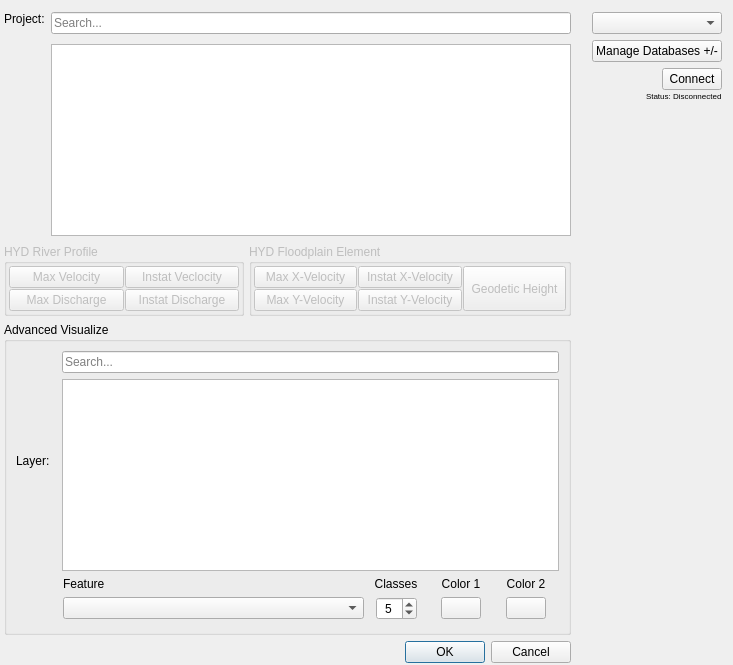
<?xml version="1.0" encoding="UTF-8"?>
<ui version="4.0">
 <class>Dialog</class>
 <widget class="QDialog" name="Dialog">
  <property name="windowModality">
   <enum>Qt::NonModal</enum>
  </property>
  <property name="enabled">
   <bool>true</bool>
  </property>
  <property name="geometry">
   <rect>
    <x>0</x>
    <y>0</y>
    <width>768</width>
    <height>457</height>
   </rect>
  </property>
  <property name="sizePolicy">
   <sizepolicy hsizetype="Expanding" vsizetype="Expanding">
    <horstretch>0</horstretch>
    <verstretch>0</verstretch>
   </sizepolicy>
  </property>
  <property name="minimumSize">
   <size>
    <width>500</width>
    <height>400</height>
   </size>
  </property>
  <property name="maximumSize">
   <size>
    <width>16777215</width>
    <height>16777215</height>
   </size>
  </property>
  <property name="windowTitle">
   <string>Quick Visualize</string>
  </property>
  <property name="toolTip">
   <string/>
  </property>
  <property name="layoutDirection">
   <enum>Qt::LeftToRight</enum>
  </property>
  <property name="sizeGripEnabled">
   <bool>false</bool>
  </property>
  <property name="modal">
   <bool>false</bool>
  </property>
  <layout class="QGridLayout" name="gridLayout">
   <property name="sizeConstraint">
    <enum>QLayout::SetFixedSize</enum>
   </property>
   <property name="leftMargin">
    <number>4</number>
   </property>
   <property name="topMargin">
    <number>2</number>
   </property>
   <property name="bottomMargin">
    <number>2</number>
   </property>
   <property name="spacing">
    <number>6</number>
   </property>
   <item row="5" column="0">
    <widget class="QgsCollapsibleGroupBox" name="groupBox_main">
     <property name="minimumSize">
      <size>
       <width>0</width>
       <height>0</height>
      </size>
     </property>
     <property name="toolTip">
      <string>Advanced visualization settings</string>
     </property>
     <property name="title">
      <string>Advanced Visualize</string>
     </property>
     <property name="collapsed">
      <bool>true</bool>
     </property>
     <property name="saveCollapsedState">
      <bool>false</bool>
     </property>
     <layout class="QGridLayout" name="gridLayout_3">
      <property name="sizeConstraint">
       <enum>QLayout::SetDefaultConstraint</enum>
      </property>
      <property name="leftMargin">
       <number>9</number>
      </property>
      <property name="topMargin">
       <number>9</number>
      </property>
      <item row="0" column="0">
       <layout class="QHBoxLayout" name="horizontalLayout">
        <property name="topMargin">
         <number>0</number>
        </property>
        <property name="bottomMargin">
         <number>0</number>
        </property>
        <item>
         <widget class="QLabel" name="layer_label">
          <property name="minimumSize">
           <size>
            <width>40</width>
            <height>15</height>
           </size>
          </property>
          <property name="maximumSize">
           <size>
            <width>60</width>
            <height>20</height>
           </size>
          </property>
          <property name="text">
           <string>Layer:</string>
          </property>
         </widget>
        </item>
        <item>
         <layout class="QVBoxLayout" name="verticalLayout_3">
          <item>
           <widget class="QLineEdit" name="EditText_Search_Layers">
            <property name="placeholderText">
             <string>Search...</string>
            </property>
           </widget>
          </item>
          <item>
           <widget class="QListWidget" name="listView_Layers">
            <property name="styleSheet">
             <string notr="true">QListWidget::item:selected:!active {
     foreground: #FFFFFF;
    background: #0f81dc;
}</string>
            </property>
           </widget>
          </item>
         </layout>
        </item>
       </layout>
      </item>
      <item row="1" column="0">
       <layout class="QGridLayout" name="gridLayout_2" rowstretch="0,0">
        <property name="leftMargin">
         <number>47</number>
        </property>
        <property name="topMargin">
         <number>0</number>
        </property>
        <property name="bottomMargin">
         <number>3</number>
        </property>
        <property name="horizontalSpacing">
         <number>0</number>
        </property>
        <property name="verticalSpacing">
         <number>6</number>
        </property>
        <item row="0" column="3" alignment="Qt::AlignHCenter|Qt::AlignVCenter">
         <widget class="QLabel" name="label_5">
          <property name="sizePolicy">
           <sizepolicy hsizetype="Expanding" vsizetype="Expanding">
            <horstretch>0</horstretch>
            <verstretch>0</verstretch>
           </sizepolicy>
          </property>
          <property name="minimumSize">
           <size>
            <width>60</width>
            <height>0</height>
           </size>
          </property>
          <property name="text">
           <string>Color 2</string>
          </property>
          <property name="alignment">
           <set>Qt::AlignCenter</set>
          </property>
         </widget>
        </item>
        <item row="0" column="1" alignment="Qt::AlignHCenter|Qt::AlignVCenter">
         <widget class="QLabel" name="label_3">
          <property name="sizePolicy">
           <sizepolicy hsizetype="Expanding" vsizetype="Preferred">
            <horstretch>0</horstretch>
            <verstretch>0</verstretch>
           </sizepolicy>
          </property>
          <property name="minimumSize">
           <size>
            <width>60</width>
            <height>0</height>
           </size>
          </property>
          <property name="text">
           <string>Classes</string>
          </property>
          <property name="alignment">
           <set>Qt::AlignCenter</set>
          </property>
         </widget>
        </item>
        <item row="1" column="0" alignment="Qt::AlignVCenter">
         <widget class="QComboBox" name="combobox_feature">
          <property name="sizePolicy">
           <sizepolicy hsizetype="Minimum" vsizetype="Preferred">
            <horstretch>0</horstretch>
            <verstretch>0</verstretch>
           </sizepolicy>
          </property>
          <property name="minimumSize">
           <size>
            <width>301</width>
            <height>0</height>
           </size>
          </property>
         </widget>
        </item>
        <item row="1" column="1" alignment="Qt::AlignHCenter|Qt::AlignVCenter">
         <widget class="QSpinBox" name="spinbox_classes">
          <property name="sizePolicy">
           <sizepolicy hsizetype="Maximum" vsizetype="Fixed">
            <horstretch>0</horstretch>
            <verstretch>0</verstretch>
           </sizepolicy>
          </property>
          <property name="alignment">
           <set>Qt::AlignCenter</set>
          </property>
          <property name="value">
           <number>5</number>
          </property>
         </widget>
        </item>
        <item row="0" column="2" alignment="Qt::AlignHCenter|Qt::AlignVCenter">
         <widget class="QLabel" name="label_4">
          <property name="sizePolicy">
           <sizepolicy hsizetype="Expanding" vsizetype="Preferred">
            <horstretch>0</horstretch>
            <verstretch>0</verstretch>
           </sizepolicy>
          </property>
          <property name="minimumSize">
           <size>
            <width>60</width>
            <height>0</height>
           </size>
          </property>
          <property name="text">
           <string>Color 1</string>
          </property>
          <property name="alignment">
           <set>Qt::AlignCenter</set>
          </property>
         </widget>
        </item>
        <item row="0" column="0" alignment="Qt::AlignLeft">
         <widget class="QLabel" name="label_2">
          <property name="sizePolicy">
           <sizepolicy hsizetype="Expanding" vsizetype="Expanding">
            <horstretch>0</horstretch>
            <verstretch>0</verstretch>
           </sizepolicy>
          </property>
          <property name="text">
           <string>Feature</string>
          </property>
         </widget>
        </item>
        <item row="1" column="2" alignment="Qt::AlignHCenter|Qt::AlignVCenter">
         <widget class="QPushButton" name="color_selection_1">
          <property name="sizePolicy">
           <sizepolicy hsizetype="Minimum" vsizetype="Minimum">
            <horstretch>0</horstretch>
            <verstretch>0</verstretch>
           </sizepolicy>
          </property>
          <property name="minimumSize">
           <size>
            <width>22</width>
            <height>22</height>
           </size>
          </property>
          <property name="styleSheet">
           <string notr="true"/>
          </property>
          <property name="text">
           <string/>
          </property>
          <property name="iconSize">
           <size>
            <width>0</width>
            <height>0</height>
           </size>
          </property>
          <property name="default">
           <bool>false</bool>
          </property>
          <property name="flat">
           <bool>false</bool>
          </property>
         </widget>
        </item>
        <item row="1" column="3" alignment="Qt::AlignHCenter|Qt::AlignVCenter">
         <widget class="QPushButton" name="color_selection_2">
          <property name="sizePolicy">
           <sizepolicy hsizetype="Minimum" vsizetype="Minimum">
            <horstretch>0</horstretch>
            <verstretch>0</verstretch>
           </sizepolicy>
          </property>
          <property name="minimumSize">
           <size>
            <width>22</width>
            <height>22</height>
           </size>
          </property>
          <property name="styleSheet">
           <string notr="true"/>
          </property>
          <property name="text">
           <string/>
          </property>
         </widget>
        </item>
       </layout>
      </item>
     </layout>
    </widget>
   </item>
   <item row="19" column="0">
    <widget class="QDialogButtonBox" name="button_box">
     <property name="orientation">
      <enum>Qt::Horizontal</enum>
     </property>
     <property name="standardButtons">
      <set>QDialogButtonBox::Cancel|QDialogButtonBox::Ok</set>
     </property>
    </widget>
   </item>
   <item row="1" column="0">
    <layout class="QHBoxLayout" name="horizontalLayout_2">
     <property name="topMargin">
      <number>10</number>
     </property>
     <property name="bottomMargin">
      <number>2</number>
     </property>
     <item alignment="Qt::AlignTop">
      <widget class="QLabel" name="project_label">
       <property name="enabled">
        <bool>true</bool>
       </property>
       <property name="minimumSize">
        <size>
         <width>40</width>
         <height>15</height>
        </size>
       </property>
       <property name="maximumSize">
        <size>
         <width>60</width>
         <height>20</height>
        </size>
       </property>
       <property name="toolTip">
        <string/>
       </property>
       <property name="frameShape">
        <enum>QFrame::NoFrame</enum>
       </property>
       <property name="text">
        <string>Project:</string>
       </property>
       <property name="alignment">
        <set>Qt::AlignLeading|Qt::AlignLeft|Qt::AlignTop</set>
       </property>
      </widget>
     </item>
     <item>
      <layout class="QVBoxLayout" name="verticalLayout_2">
       <property name="spacing">
        <number>10</number>
       </property>
       <property name="sizeConstraint">
        <enum>QLayout::SetDefaultConstraint</enum>
       </property>
       <property name="topMargin">
        <number>0</number>
       </property>
       <item>
        <widget class="QLineEdit" name="EditText_Search_Projects">
         <property name="sizePolicy">
          <sizepolicy hsizetype="Expanding" vsizetype="Fixed">
           <horstretch>0</horstretch>
           <verstretch>0</verstretch>
          </sizepolicy>
         </property>
         <property name="toolTip">
          <string>Search for project by their name</string>
         </property>
         <property name="placeholderText">
          <string>Search...</string>
         </property>
        </widget>
       </item>
       <item>
        <widget class="QListWidget" name="listView_Projects">
         <property name="sizePolicy">
          <sizepolicy hsizetype="Expanding" vsizetype="Minimum">
           <horstretch>0</horstretch>
           <verstretch>0</verstretch>
          </sizepolicy>
         </property>
         <property name="minimumSize">
          <size>
           <width>520</width>
           <height>100</height>
          </size>
         </property>
         <property name="maximumSize">
          <size>
           <width>16777215</width>
           <height>999999</height>
          </size>
         </property>
         <property name="toolTip">
          <string>Display results of project name search</string>
         </property>
         <property name="styleSheet">
          <string notr="true">QListWidget::item:selected:!active {
     foreground: #FFFFFF;
    background: #0f81dc;
}</string>
         </property>
         <property name="selectionBehavior">
          <enum>QAbstractItemView::SelectRows</enum>
         </property>
         <property name="verticalScrollMode">
          <enum>QAbstractItemView::ScrollPerPixel</enum>
         </property>
         <property name="horizontalScrollMode">
          <enum>QAbstractItemView::ScrollPerPixel</enum>
         </property>
        </widget>
       </item>
      </layout>
     </item>
    </layout>
   </item>
   <item row="1" column="1">
    <layout class="QVBoxLayout" name="verticalLayout">
     <property name="sizeConstraint">
      <enum>QLayout::SetDefaultConstraint</enum>
     </property>
     <property name="leftMargin">
      <number>15</number>
     </property>
     <property name="topMargin">
      <number>10</number>
     </property>
     <property name="bottomMargin">
      <number>10</number>
     </property>
     <item>
      <widget class="QComboBox" name="combobox_databaseSelection">
       <property name="sizePolicy">
        <sizepolicy hsizetype="Preferred" vsizetype="Maximum">
         <horstretch>0</horstretch>
         <verstretch>0</verstretch>
        </sizepolicy>
       </property>
       <property name="minimumSize">
        <size>
         <width>130</width>
         <height>0</height>
        </size>
       </property>
       <property name="toolTip">
        <string>List of added databases</string>
       </property>
      </widget>
     </item>
     <item>
      <layout class="QHBoxLayout" name="horizontalLayout_4">
       <property name="topMargin">
        <number>0</number>
       </property>
       <item>
        <widget class="QPushButton" name="database_manage_button">
         <property name="toolTip">
          <string>Manage database dialog</string>
         </property>
         <property name="text">
          <string>Manage Databases +/-</string>
         </property>
        </widget>
       </item>
      </layout>
     </item>
     <item>
      <layout class="QHBoxLayout" name="horizontalLayout_3">
       <property name="spacing">
        <number>1</number>
       </property>
       <property name="sizeConstraint">
        <enum>QLayout::SetMaximumSize</enum>
       </property>
       <property name="topMargin">
        <number>0</number>
       </property>
       <item>
        <layout class="QVBoxLayout" name="verticalLayout_4">
         <property name="spacing">
          <number>1</number>
         </property>
         <property name="leftMargin">
          <number>0</number>
         </property>
         <item alignment="Qt::AlignRight">
          <widget class="QPushButton" name="database_connect">
           <property name="sizePolicy">
            <sizepolicy hsizetype="Minimum" vsizetype="Minimum">
             <horstretch>0</horstretch>
             <verstretch>0</verstretch>
            </sizepolicy>
           </property>
           <property name="maximumSize">
            <size>
             <width>60</width>
             <height>16777215</height>
            </size>
           </property>
           <property name="text">
            <string>Connect</string>
           </property>
          </widget>
         </item>
         <item alignment="Qt::AlignRight">
          <widget class="QLabel" name="database_connection_status">
           <property name="font">
            <font>
             <pointsize>6</pointsize>
            </font>
           </property>
           <property name="text">
            <string>Status: Disconnected</string>
           </property>
          </widget>
         </item>
        </layout>
       </item>
      </layout>
     </item>
     <item>
      <spacer name="verticalSpacer_2">
       <property name="orientation">
        <enum>Qt::Vertical</enum>
       </property>
       <property name="sizeHint" stdset="0">
        <size>
         <width>20</width>
         <height>40</height>
        </size>
       </property>
      </spacer>
     </item>
    </layout>
   </item>
   <item row="2" column="1">
    <widget class="QPushButton" name="HelpButton">
     <property name="sizePolicy">
      <sizepolicy hsizetype="Minimum" vsizetype="Fixed">
       <horstretch>0</horstretch>
       <verstretch>0</verstretch>
      </sizepolicy>
     </property>
     <property name="maximumSize">
      <size>
       <width>99999</width>
       <height>50</height>
      </size>
     </property>
     <property name="layoutDirection">
      <enum>Qt::LeftToRight</enum>
     </property>
     <property name="styleSheet">
      <string notr="true">QPushButton {
    color: #333;
    border: 0px solid #555;
    border-radius: 0px;
    border-style: outset;
    background: transparent;
    padding: 5px;
    }

</string>
     </property>
     <property name="text">
      <string/>
     </property>
     <property name="icon">
      <iconset>
       <normaloff>../../../../../../../../../../.designer/icons/HelpButton.png</normaloff>../../../../../../../../../../.designer/icons/HelpButton.png</iconset>
     </property>
     <property name="iconSize">
      <size>
       <width>25</width>
       <height>25</height>
      </size>
     </property>
    </widget>
   </item>
   <item row="2" column="0">
    <layout class="QHBoxLayout" name="hl_simple_option">
     <property name="spacing">
      <number>5</number>
     </property>
     <property name="topMargin">
      <number>0</number>
     </property>
     <item>
      <widget class="QGroupBox" name="group_river">
       <property name="enabled">
        <bool>false</bool>
       </property>
       <property name="sizePolicy">
        <sizepolicy hsizetype="Minimum" vsizetype="Preferred">
         <horstretch>0</horstretch>
         <verstretch>0</verstretch>
        </sizepolicy>
       </property>
       <property name="minimumSize">
        <size>
         <width>240</width>
         <height>0</height>
        </size>
       </property>
       <property name="title">
        <string>HYD River Profile</string>
       </property>
       <property name="flat">
        <bool>false</bool>
       </property>
       <property name="checkable">
        <bool>false</bool>
       </property>
       <layout class="QGridLayout" name="gridLayout_4">
        <property name="leftMargin">
         <number>2</number>
        </property>
        <property name="topMargin">
         <number>2</number>
        </property>
        <property name="rightMargin">
         <number>2</number>
        </property>
        <property name="bottomMargin">
         <number>2</number>
        </property>
        <property name="spacing">
         <number>1</number>
        </property>
        <item row="0" column="0">
         <widget class="QPushButton" name="bt_river_max_1">
          <property name="text">
           <string>Max Velocity</string>
          </property>
          <property name="checkable">
           <bool>true</bool>
          </property>
         </widget>
        </item>
        <item row="0" column="1">
         <widget class="QPushButton" name="bt_river_instat_1">
          <property name="text">
           <string>Instat Veclocity</string>
          </property>
          <property name="checkable">
           <bool>true</bool>
          </property>
         </widget>
        </item>
        <item row="1" column="0">
         <widget class="QPushButton" name="bt_river_max_2">
          <property name="text">
           <string>Max Discharge</string>
          </property>
          <property name="checkable">
           <bool>true</bool>
          </property>
         </widget>
        </item>
        <item row="1" column="1">
         <widget class="QPushButton" name="bt_river_instat_2">
          <property name="text">
           <string>Instat Discharge</string>
          </property>
          <property name="checkable">
           <bool>true</bool>
          </property>
         </widget>
        </item>
       </layout>
      </widget>
     </item>
     <item>
      <widget class="QGroupBox" name="group_floodplain">
       <property name="enabled">
        <bool>false</bool>
       </property>
       <property name="sizePolicy">
        <sizepolicy hsizetype="Expanding" vsizetype="Preferred">
         <horstretch>0</horstretch>
         <verstretch>0</verstretch>
        </sizepolicy>
       </property>
       <property name="title">
        <string>HYD Floodplain Element</string>
       </property>
       <layout class="QGridLayout" name="gridLayout_5">
        <property name="leftMargin">
         <number>2</number>
        </property>
        <property name="topMargin">
         <number>2</number>
        </property>
        <property name="rightMargin">
         <number>2</number>
        </property>
        <property name="bottomMargin">
         <number>2</number>
        </property>
        <property name="spacing">
         <number>1</number>
        </property>
        <item row="0" column="0">
         <widget class="QPushButton" name="bt_floodplain_max_x">
          <property name="text">
           <string>Max X-Velocity</string>
          </property>
          <property name="checkable">
           <bool>true</bool>
          </property>
         </widget>
        </item>
        <item row="1" column="1">
         <widget class="QPushButton" name="bt_floodplain_instat_y">
          <property name="text">
           <string>Instat Y-Velocity</string>
          </property>
          <property name="checkable">
           <bool>true</bool>
          </property>
         </widget>
        </item>
        <item row="0" column="1">
         <widget class="QPushButton" name="bt_floodplain_instat_x">
          <property name="text">
           <string>Instat X-Velocity</string>
          </property>
          <property name="checkable">
           <bool>true</bool>
          </property>
         </widget>
        </item>
        <item row="1" column="0">
         <widget class="QPushButton" name="bt_floodplain_max_y">
          <property name="text">
           <string>Max Y-Velocity</string>
          </property>
          <property name="checkable">
           <bool>true</bool>
          </property>
         </widget>
        </item>
        <item row="0" column="2" rowspan="2">
         <widget class="QPushButton" name="bt_floodplain_goedetic">
          <property name="sizePolicy">
           <sizepolicy hsizetype="Minimum" vsizetype="MinimumExpanding">
            <horstretch>0</horstretch>
            <verstretch>0</verstretch>
           </sizepolicy>
          </property>
          <property name="text">
           <string>Geodetic Height</string>
          </property>
          <property name="checkable">
           <bool>true</bool>
          </property>
         </widget>
        </item>
       </layout>
      </widget>
     </item>
    </layout>
   </item>
  </layout>
 </widget>
 <customwidgets>
  <customwidget>
   <class>QgsCollapsibleGroupBox</class>
   <extends>QGroupBox</extends>
   <header>qgscollapsiblegroupbox.h</header>
   <container>1</container>
  </customwidget>
 </customwidgets>
 <resources>
  <include location="resources.qrc"/>
 </resources>
 <connections>
  <connection>
   <sender>button_box</sender>
   <signal>accepted()</signal>
   <receiver>Dialog</receiver>
   <slot>accept()</slot>
   <hints>
    <hint type="sourcelabel">
     <x>516</x>
     <y>403</y>
    </hint>
    <hint type="destinationlabel">
     <x>313</x>
     <y>2</y>
    </hint>
   </hints>
  </connection>
  <connection>
   <sender>button_box</sender>
   <signal>rejected()</signal>
   <receiver>Dialog</receiver>
   <slot>reject()</slot>
   <hints>
    <hint type="sourcelabel">
     <x>545</x>
     <y>403</y>
    </hint>
    <hint type="destinationlabel">
     <x>541</x>
     <y>0</y>
    </hint>
   </hints>
  </connection>
 </connections>
</ui>
